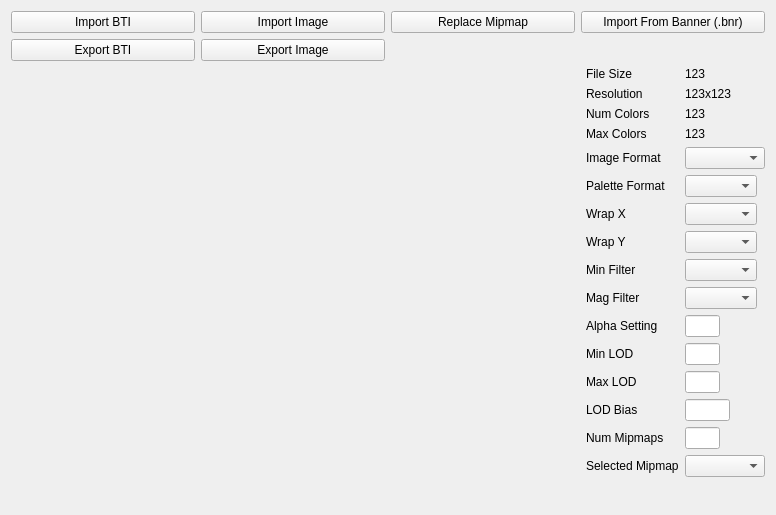
<?xml version="1.0" encoding="UTF-8"?>
<ui version="4.0">
 <class>BTITab</class>
 <widget class="QWidget" name="BTITab">
  <property name="geometry">
   <rect>
    <x>0</x>
    <y>0</y>
    <width>776</width>
    <height>515</height>
   </rect>
  </property>
  <property name="windowTitle">
   <string>Form</string>
  </property>
  <layout class="QVBoxLayout" name="verticalLayout">
   <item>
    <layout class="QHBoxLayout" name="horizontalLayout_5">
     <item>
      <widget class="QPushButton" name="import_bti">
       <property name="text">
        <string>Import BTI</string>
       </property>
      </widget>
     </item>
     <item>
      <widget class="QPushButton" name="import_bti_image">
       <property name="text">
        <string>Import Image</string>
       </property>
      </widget>
     </item>
     <item>
      <widget class="QPushButton" name="replace_bti_mipmap">
       <property name="text">
        <string>Replace Mipmap</string>
       </property>
      </widget>
     </item>
     <item>
      <widget class="QPushButton" name="import_bti_from_bnr">
       <property name="text">
        <string>Import From Banner (.bnr)</string>
       </property>
      </widget>
     </item>
    </layout>
   </item>
   <item>
    <layout class="QHBoxLayout" name="horizontalLayout">
     <item>
      <widget class="QPushButton" name="export_bti">
       <property name="text">
        <string>Export BTI</string>
       </property>
      </widget>
     </item>
     <item>
      <widget class="QPushButton" name="export_bti_image">
       <property name="text">
        <string>Export Image</string>
       </property>
      </widget>
     </item>
     <item>
      <widget class="QWidget" name="widget" native="true"/>
     </item>
     <item>
      <widget class="QWidget" name="widget_2" native="true"/>
     </item>
    </layout>
   </item>
   <item>
    <layout class="QHBoxLayout" name="horizontalLayout_8" stretch="1,0">
     <item>
      <widget class="QWidget" name="bti_image_container" native="true">
       <layout class="QVBoxLayout" name="verticalLayout_12">
        <property name="margin" stdset="0">
         <number>0</number>
        </property>
        <item>
         <widget class="QScrollArea" name="bti_image_scroll_area">
          <property name="palette">
           <palette>
            <active>
             <colorrole role="Base">
              <brush brushstyle="SolidPattern">
               <color alpha="255">
                <red>255</red>
                <green>255</green>
                <blue>255</blue>
               </color>
              </brush>
             </colorrole>
             <colorrole role="Window">
              <brush brushstyle="SolidPattern">
               <color alpha="0">
                <red>255</red>
                <green>255</green>
                <blue>255</blue>
               </color>
              </brush>
             </colorrole>
            </active>
            <inactive>
             <colorrole role="Base">
              <brush brushstyle="SolidPattern">
               <color alpha="255">
                <red>255</red>
                <green>255</green>
                <blue>255</blue>
               </color>
              </brush>
             </colorrole>
             <colorrole role="Window">
              <brush brushstyle="SolidPattern">
               <color alpha="0">
                <red>255</red>
                <green>255</green>
                <blue>255</blue>
               </color>
              </brush>
             </colorrole>
            </inactive>
            <disabled>
             <colorrole role="Base">
              <brush brushstyle="SolidPattern">
               <color alpha="0">
                <red>255</red>
                <green>255</green>
                <blue>255</blue>
               </color>
              </brush>
             </colorrole>
             <colorrole role="Window">
              <brush brushstyle="SolidPattern">
               <color alpha="0">
                <red>255</red>
                <green>255</green>
                <blue>255</blue>
               </color>
              </brush>
             </colorrole>
            </disabled>
           </palette>
          </property>
          <property name="frameShape">
           <enum>QFrame::NoFrame</enum>
          </property>
          <property name="widgetResizable">
           <bool>true</bool>
          </property>
          <widget class="QWidget" name="scrollAreaWidgetContents">
           <property name="geometry">
            <rect>
             <x>0</x>
             <y>0</y>
             <width>570</width>
             <height>431</height>
            </rect>
           </property>
           <layout class="QGridLayout" name="gridLayout">
            <item row="0" column="0">
             <widget class="QLabel" name="bti_image_label">
              <property name="sizePolicy">
               <sizepolicy hsizetype="MinimumExpanding" vsizetype="MinimumExpanding">
                <horstretch>0</horstretch>
                <verstretch>0</verstretch>
               </sizepolicy>
              </property>
              <property name="text">
               <string/>
              </property>
              <property name="alignment">
               <set>Qt::AlignCenter</set>
              </property>
             </widget>
            </item>
           </layout>
          </widget>
         </widget>
        </item>
       </layout>
      </widget>
     </item>
     <item>
      <layout class="QFormLayout" name="formLayout">
       <property name="fieldGrowthPolicy">
        <enum>QFormLayout::FieldsStayAtSizeHint</enum>
       </property>
       <item row="0" column="0">
        <widget class="QLabel" name="label_11">
         <property name="text">
          <string>File Size</string>
         </property>
        </widget>
       </item>
       <item row="0" column="1">
        <widget class="QLabel" name="bti_file_size">
         <property name="text">
          <string>123</string>
         </property>
        </widget>
       </item>
       <item row="1" column="0">
        <widget class="QLabel" name="label_12">
         <property name="text">
          <string>Resolution</string>
         </property>
        </widget>
       </item>
       <item row="1" column="1">
        <widget class="QLabel" name="bti_resolution">
         <property name="text">
          <string>123x123</string>
         </property>
        </widget>
       </item>
       <item row="2" column="0">
        <widget class="QLabel" name="label_13">
         <property name="text">
          <string>Num Colors</string>
         </property>
        </widget>
       </item>
       <item row="2" column="1">
        <widget class="QLabel" name="bti_num_colors">
         <property name="text">
          <string>123</string>
         </property>
        </widget>
       </item>
       <item row="3" column="0">
        <widget class="QLabel" name="label_15">
         <property name="text">
          <string>Max Colors</string>
         </property>
        </widget>
       </item>
       <item row="3" column="1">
        <widget class="QLabel" name="bti_max_colors">
         <property name="text">
          <string>123</string>
         </property>
        </widget>
       </item>
       <item row="4" column="0">
        <widget class="QLabel" name="label">
         <property name="text">
          <string>Image Format</string>
         </property>
        </widget>
       </item>
       <item row="4" column="1">
        <widget class="QComboBox" name="bti_image_format">
         <property name="minimumSize">
          <size>
           <width>80</width>
           <height>0</height>
          </size>
         </property>
        </widget>
       </item>
       <item row="5" column="0">
        <widget class="QLabel" name="label_2">
         <property name="text">
          <string>Palette Format</string>
         </property>
        </widget>
       </item>
       <item row="5" column="1">
        <widget class="QComboBox" name="bti_palette_format"/>
       </item>
       <item row="6" column="0">
        <widget class="QLabel" name="label_3">
         <property name="text">
          <string>Wrap X</string>
         </property>
        </widget>
       </item>
       <item row="6" column="1">
        <widget class="QComboBox" name="bti_wrap_s"/>
       </item>
       <item row="7" column="0">
        <widget class="QLabel" name="label_4">
         <property name="text">
          <string>Wrap Y</string>
         </property>
        </widget>
       </item>
       <item row="7" column="1">
        <widget class="QComboBox" name="bti_wrap_t"/>
       </item>
       <item row="8" column="0">
        <widget class="QLabel" name="label_5">
         <property name="text">
          <string>Min Filter</string>
         </property>
        </widget>
       </item>
       <item row="8" column="1">
        <widget class="QComboBox" name="bti_min_filter"/>
       </item>
       <item row="9" column="0">
        <widget class="QLabel" name="label_6">
         <property name="text">
          <string>Mag Filter</string>
         </property>
        </widget>
       </item>
       <item row="9" column="1">
        <widget class="QComboBox" name="bti_mag_filter"/>
       </item>
       <item row="10" column="0">
        <widget class="QLabel" name="label_7">
         <property name="text">
          <string>Alpha Setting</string>
         </property>
        </widget>
       </item>
       <item row="10" column="1">
        <widget class="QLineEdit" name="bti_alpha_setting">
         <property name="sizePolicy">
          <sizepolicy hsizetype="Minimum" vsizetype="Fixed">
           <horstretch>0</horstretch>
           <verstretch>0</verstretch>
          </sizepolicy>
         </property>
         <property name="maximumSize">
          <size>
           <width>35</width>
           <height>16777215</height>
          </size>
         </property>
        </widget>
       </item>
       <item row="11" column="0">
        <widget class="QLabel" name="label_8">
         <property name="text">
          <string>Min LOD</string>
         </property>
        </widget>
       </item>
       <item row="11" column="1">
        <widget class="QLineEdit" name="bti_min_lod">
         <property name="sizePolicy">
          <sizepolicy hsizetype="Minimum" vsizetype="Fixed">
           <horstretch>0</horstretch>
           <verstretch>0</verstretch>
          </sizepolicy>
         </property>
         <property name="maximumSize">
          <size>
           <width>35</width>
           <height>16777215</height>
          </size>
         </property>
        </widget>
       </item>
       <item row="12" column="0">
        <widget class="QLabel" name="label_9">
         <property name="text">
          <string>Max LOD</string>
         </property>
        </widget>
       </item>
       <item row="12" column="1">
        <widget class="QLineEdit" name="bti_max_lod">
         <property name="sizePolicy">
          <sizepolicy hsizetype="Minimum" vsizetype="Fixed">
           <horstretch>0</horstretch>
           <verstretch>0</verstretch>
          </sizepolicy>
         </property>
         <property name="maximumSize">
          <size>
           <width>35</width>
           <height>16777215</height>
          </size>
         </property>
        </widget>
       </item>
       <item row="13" column="0">
        <widget class="QLabel" name="label_10">
         <property name="text">
          <string>LOD Bias</string>
         </property>
        </widget>
       </item>
       <item row="13" column="1">
        <widget class="QLineEdit" name="bti_lod_bias">
         <property name="sizePolicy">
          <sizepolicy hsizetype="Minimum" vsizetype="Fixed">
           <horstretch>0</horstretch>
           <verstretch>0</verstretch>
          </sizepolicy>
         </property>
         <property name="maximumSize">
          <size>
           <width>45</width>
           <height>16777215</height>
          </size>
         </property>
        </widget>
       </item>
       <item row="14" column="0">
        <widget class="QLabel" name="label_14">
         <property name="text">
          <string>Num Mipmaps</string>
         </property>
        </widget>
       </item>
       <item row="14" column="1">
        <widget class="QLineEdit" name="bti_mipmap_count">
         <property name="maximumSize">
          <size>
           <width>35</width>
           <height>16777215</height>
          </size>
         </property>
        </widget>
       </item>
       <item row="15" column="0">
        <widget class="QLabel" name="label_16">
         <property name="text">
          <string>Selected Mipmap</string>
         </property>
        </widget>
       </item>
       <item row="15" column="1">
        <widget class="QComboBox" name="bti_curr_mipmap">
         <property name="minimumSize">
          <size>
           <width>80</width>
           <height>0</height>
          </size>
         </property>
        </widget>
       </item>
      </layout>
     </item>
    </layout>
   </item>
  </layout>
 </widget>
 <resources/>
 <connections/>
</ui>
